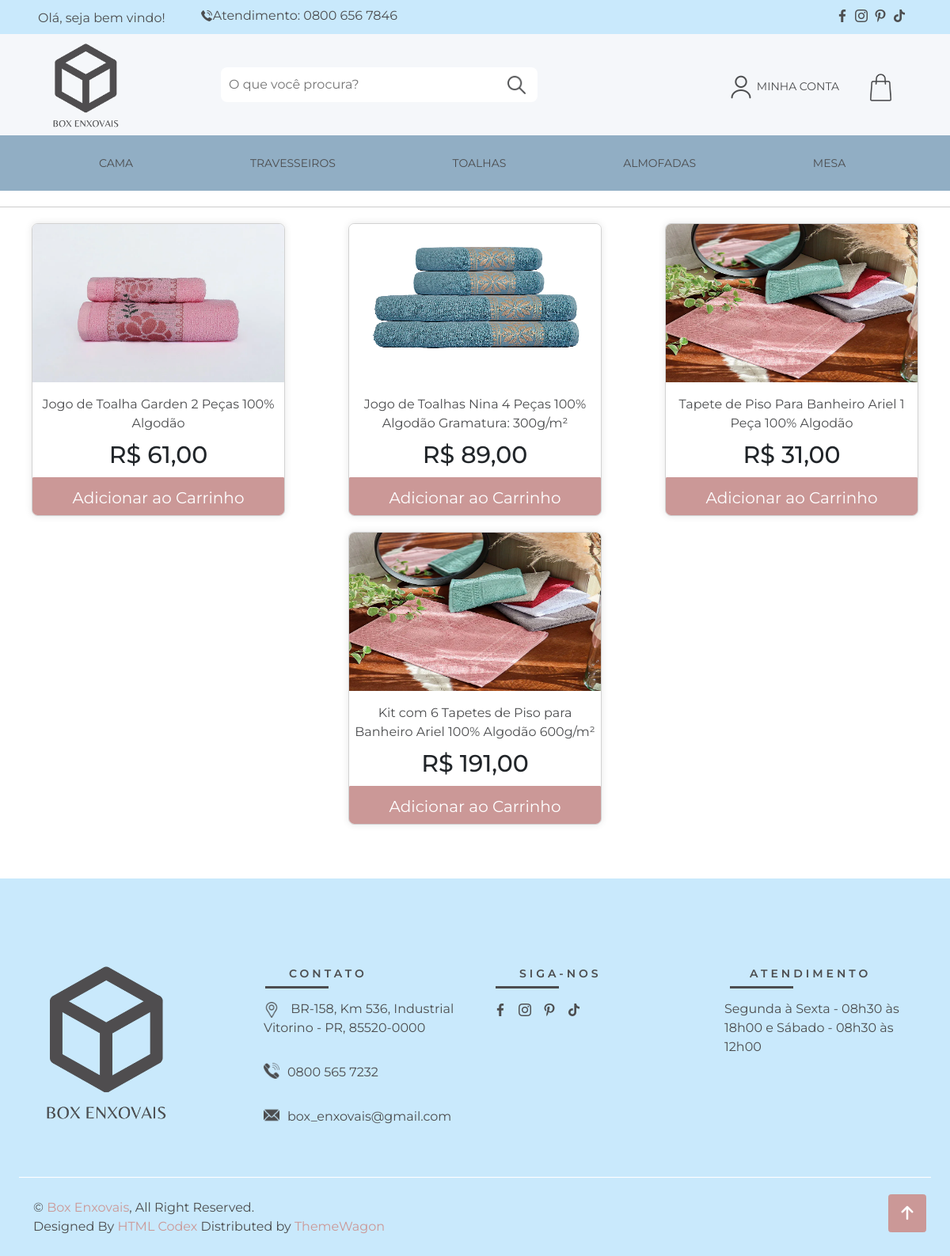
Screenshot of /categoria.php?id=3 with the database file from the repository.
### tables this page shows
CREATE TABLE `produto` (
  `codProd` int(11) NOT NULL,
  `nomeProd` varchar(100) DEFAULT NULL,
  `descricao` varchar(1000) DEFAULT NULL,
  `cuidado` varchar(2000) NOT NULL,
  `med_casal` varchar(100) NOT NULL,
  `med_queen` varchar(100) NOT NULL,
  `med_superKing` varchar(100) NOT NULL,
  `med_solteiro` varchar(100) NOT NULL,
  `valor` double NOT NULL,
  `qntd` int(11) DEFAULT NULL,
  `arquivo` varchar(100) DEFAULT NULL,
  `arquivo2` varchar(100) NOT NULL,
  `marca_produto_cod` int(11) DEFAULT NULL,
  `tipo_produto_cod` int(11) DEFAULT NULL,
  `status` int(11) NOT NULL DEFAULT 1
);

### categoria.php (the view, shortened to what this page needs)
<?php
require_once("assets/conexao.php");
$sql = "SELECT codProd, nomeProd, valor, arquivo, arquivo2
        FROM produto
        inner join tipo_produto on tipo_produto.codTipoProd = produto.tipo_produto_cod
        inner join categoria on categoria.id = tipo_produto.categoria_id
        where categoria.id = " . $_GET['id'];
$resultado = mysqli_query($conexao, $sql);
?>
<?php require_once("assets/cabecalho.php") ?>
  <section class="section-75 section-md-120 section-lg-120 section-xl-150" id="custom-way-point">
    <div class="header-divider"></div>
    <div class="container-card">
      <?php while ($row = mysqli_fetch_array($resultado)) { ?>
        <div class="card">
          <div class="image-wrapper">
            <img class="card-img-top" src="assets/img/<?= $row['arquivo'] ?>" alt="Capa do card">
          </div>
          <div class="card-body d-flex flex-column">
            <p class="card-text"><a href="telaProduto.php?codProd=<?= $row['codProd'] ?>"><?= $row['nomeProd'] ?></a></p>
            <div>
              <h4 class="card-price">R$ <?= number_format($row["valor"], 2, ',', '.') ?></h4>
            </div>
            <a href="telaProduto.php" class="btn btn-primary btn-lg btn-block mt-auto active" role="button" aria-pressed="true">Adicionar ao Carrinho</a>
          </div>
        </div>
      <?php } ?>
    </div>
  </section>
  <?php require_once("assets/footer.php") ?>
  <?php require_once("assets/rodape.php") ?>

### assets/css/style.css (style rules this page uses)
:root { --primary: #FF800F; --secondary: #001064; --light: #F6F7F8; --dark: #010A35; }
.btn { transition: .5s; }
.header-divider { border-bottom: 1px solid #ccc; margin-top: 40px; margin: 20px 0; height: 1px; }
.image-wrapper { position: relative; cursor: pointer; overflow: hidden; }
.card-img-top, .card-img-top-hover { width: 100%; height: 200px; transition: transform 0.3s ease-in-out; background-size: cover; opacity: 1; }
.container-card { display: flex; justify-content: center; flex-wrap: wrap; }
.container-card { display: flex; flex-wrap: wrap; justify-content: space-between; }
.card { height: 370px; display: inline-block; position: relative; width: 20rem; margin: 0 auto; margin-bottom: 20px; background-color: transparent; border-radius: 7.5px; overflow: hidden; box-shadow: 0px 0px 10px rgba(0, 0, 0, 0.1); }
.image-wrapper { position: relative; }
.card-text { margin: auto; text-align: center; }
.card-price { font-size: 30px; font-weight: 500; margin: 10px 10px 10px 10px; display: flex; }
.header-divider { height: 1px; background-color: #4c4d4f; margin-bottom: 20px; }
.card .image-wrapper { position: relative; width: 100%; height: 200px; overflow: hidden; }
.card-body { padding-bottom: 10px; display: inline-flex; align-items: center; flex-direction: column; padding-right: 0; padding-left: 0; }
.card-body a { padding-bottom: 5px; font-family: 'Montserrat', sans-serif; color: #4c4d4f; text-align: center; flex-grow: 1; }

### rows the page displays
produto: arquivo (picture), nomeProd "Jogo de Toalha Garden 2 Peças 100% Algodão", valor "61,00"
produto: arquivo (picture), nomeProd "Jogo de Toalhas Nina 4 Peças 100% Algodão Gramatura: 300g/m²", valor "89,00"
produto: arquivo (picture), nomeProd "Tapete de Piso Para Banheiro Ariel 1 Peça 100% Algodão", valor "31,00"
produto: arquivo (picture), nomeProd "Kit com 6 Tapetes de Piso para Banheiro Ariel 100% Algodão 600g/m²", valor "191,00"
